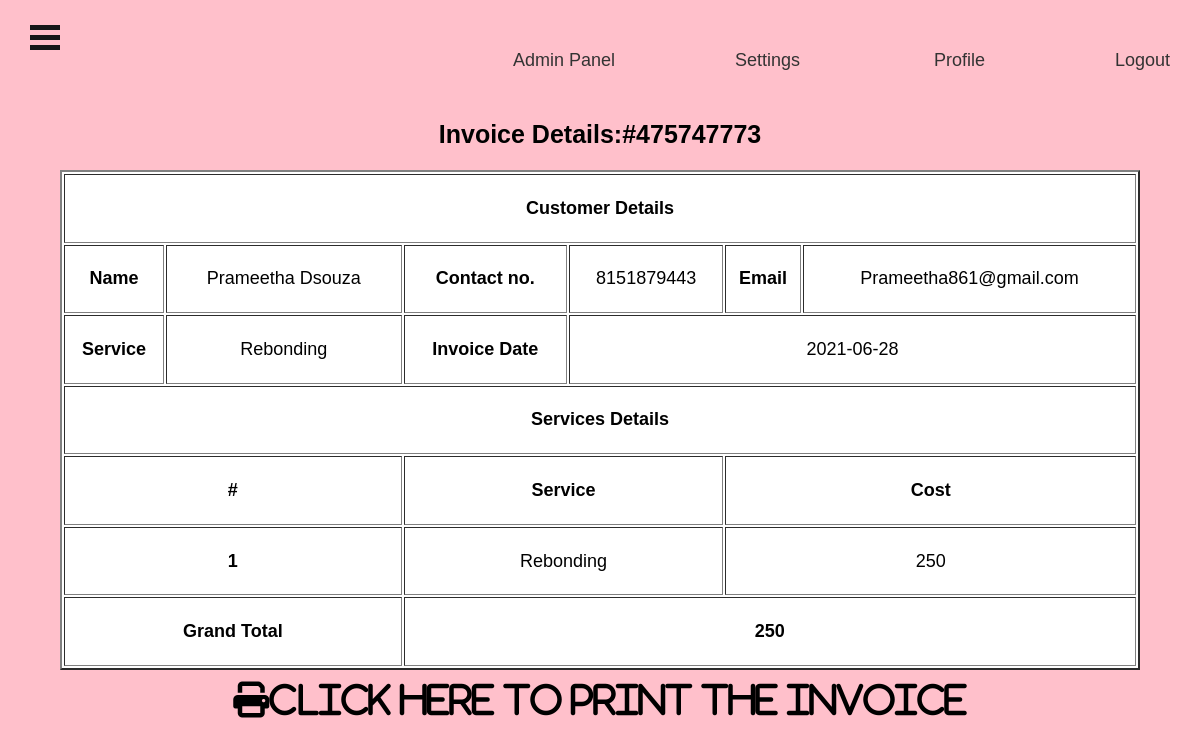
Page /admin/view-invoice.php?AptNumber=475747773 (signed in) on the committed database.
### tables this page shows
CREATE TABLE `tblappointment` (
  `ID` int(10) NOT NULL,
  `AptNumber` varchar(80) DEFAULT NULL,
  `Name` varchar(120) DEFAULT NULL,
  `Email` varchar(120) DEFAULT NULL,
  `PhoneNumber` bigint(11) DEFAULT NULL,
  `AptDate` varchar(120) DEFAULT NULL,
  `AptTime` varchar(120) DEFAULT NULL,
  `Services` varchar(120) DEFAULT NULL,
  `ApplyDate` timestamp NULL DEFAULT current_timestamp(),
  `Remark` varchar(250) NOT NULL,
  `Status` varchar(50) NOT NULL,
  `RemarkDate` timestamp NOT NULL DEFAULT '0000-00-00 00:00:00' ON UPDATE current_timestamp()
);

CREATE TABLE `tblservices` (
  `ID` int(10) NOT NULL,
  `ServiceName` varchar(200) DEFAULT NULL,
  `Cost` int(10) DEFAULT NULL,
  `CreationDate` timestamp NULL DEFAULT current_timestamp()
);

### admin/view-invoice.php (the view, shortened to what this page needs)
<?php
include('includes/dbconnection.php');
if (strlen($_SESSION['bpmsaid']==0)) {
  header('location:logout.php');
  } else{
  ?>
<!DOCTYPE HTML>
<html>
<head>
<link href="css/font-awesome.css" rel="stylesheet">
</head>
<body bgcolor="pink">
		 <?php include_once('includes/header.php');?>
				<div class="tables" id="exampl">
	<?php
	$AptNumber=intval($_GET['AptNumber']);
$ret=mysqli_query($con,"select * from tblappointment where AptNumber='$AptNumber'");
while ($row=mysqli_fetch_array($ret)) {
?>
					<div><center><h3 style="font-size:25px;">Invoice Details:#<?php echo $AptNumber;?></h4></center><br>
						<center><table  style=" width:90%; height:500px; background-color:white;" border="2">
<tr>
<th colspan="6">Customer Details</th>
</tr>
							 <tr style="text-align:center">
								<th>Name</th>
								<td><?php echo $row['Name']?></td>
								<th>Contact no.</th>
								<td><?php echo $row['PhoneNumber']?></td>
								<th>Email </th>
								<td><?php echo $row['Email']?></td>
							</tr>
							 <tr style="text-align:center">
								<th>Service</th>
								<td><?php echo $row['Services']?></td>
								<th>Invoice Date</th>
								<td colspan="3"><?php echo $row['AptDate']?></td>
							</tr>
<?php }?>
<tr  colspan="6">
<th colspan="6">Services Details</th>
</tr>
<tr>
<th  colspan="2">#</th>
<th  colspan="2">Service</th>
<th  colspan="2">Cost</th>
</tr>
<?php
$ret=mysqli_query($con,"select tblservices.ServiceName,tblservices.Cost
	from  tblservices
	join tblappointment where tblservices.ServiceName=tblappointment.Services AND tblappointment.AptNumber='$AptNumber'");
$cnt=1;
while ($row=mysqli_fetch_array($ret)) {
	?>
<tr style="text-align:center">
<th  colspan="2"><?php echo $cnt;?></th>
<td  colspan="2"><?php echo $row['ServiceName']?></td>
<td  colspan="2"><?php echo $subtotal=$row['Cost']?></td>
</tr>
<?php
$cnt=$cnt+1;
$gtotal+=$subtotal;
} ?>
<tr>
<th colspan="2" style="text-align:center">Grand Total</th>
<th  colspan="4"><?php echo $gtotal?></th>
</tr>
</table>
  <p style="margin-top:1%"  align="center">
<i class="fa fa-print fa-2x" style="cursor: pointer;"  OnClick="CallPrint(this.value)" >CLICK HERE TO PRINT THE INVOICE</i>
</p>
</body>
</html>
<?php }  ?>

### admin/includes/style.css (style rules this page uses)
body { color:black; background-size:cover; background-position:center; font-family:sans-serif; }
* { margin:0; padding:0; }

### admin/includes/header.php (style rules this page uses)
* { padding:0; margin:12; }
body { background-image:bg-1.jpg; font-size: 18px; }

### rows in the picture
tblappointment: Name "Prameetha Dsouza", PhoneNumber "8151879443", Email "Prameetha861@gmail.com", Services "Rebonding", AptDate "2021-06-28"
tblservices: ServiceName "Rebonding", Cost "250"

### other values in the picture
$gtotal "250"
